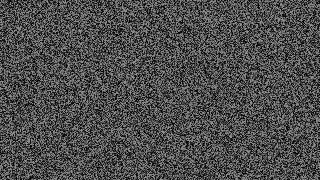
Frame 1 (no input)
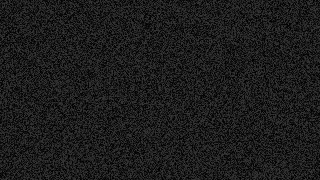
Frame 60 (the mouse pressed at the canvas centre just before this capture)
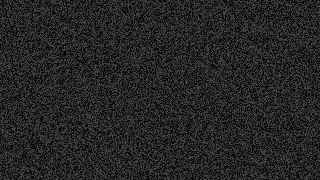
Frame 120 (the mouse held since frame 60 and released just before this capture)

The Processing sketch that drew these frames (run headless with seeded random() and noise(); from frame 60 on, the mouse is pressed at the canvas centre):

// Processing sketch: processing_3478
// ── processing_3478.pde


float n=0;void setup(){size(320,180);}void draw(){background(random(0,1)*255);loadPixels();for(int p=0;p<width*height;p++){pixels[p]=color(random(0,noise(n)*255));}updatePixels();n+=0.25;}
